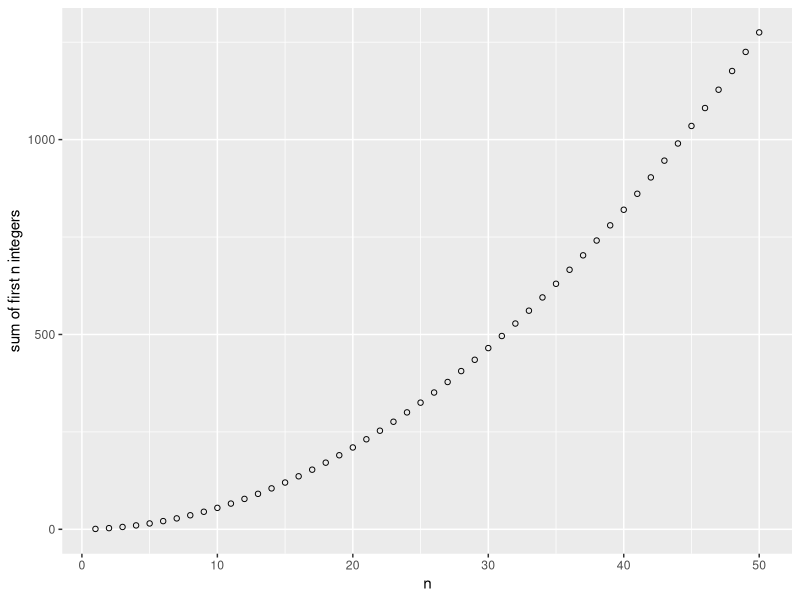

Here is the R script that generated this plot:
## ---- chunk 1
#| label: decibel-conversions
#| echo: true
10**(seq(from=0, to=110, by=10)/10)
## ---- chunk 2
#| label: integer-partial-sums
#| echo: false
#| out-width: 60%
#| fig-align: 'center'
#| fig-format: svg
#| fig-alt: "Plot of ln(P(t)) on Cartesian axes."
#| fig-width: 4
#| fig-height: 2
#| cache: true

library(ggplot2)

xvar = seq(1, 50, by=1)
yvar = 0.5*(xvar**2 + xvar) 

ggplot(data.frame(), aes(x=xvar, y=yvar)) +
  geom_point(shape=1) +
  labs(x="n", y="sum of first n integers")
## ---- chunk 3
a <- function(n) {
  # first two terms are 1 and 2
  if (n == 0 || n == 1) { return(n+1) }
  # Fibonacci rule, but * rather than +
  return(a(n-1)*a(n-2))
}
## ---- chunk 4
#| echo: false
terms <- c()
for (n in 0:7) { terms <- c(terms, a(n)) }
terms
